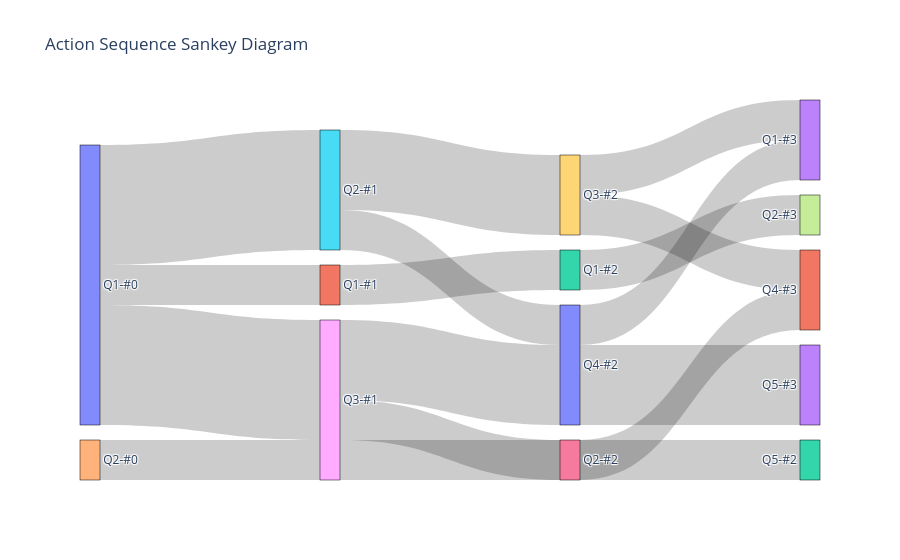
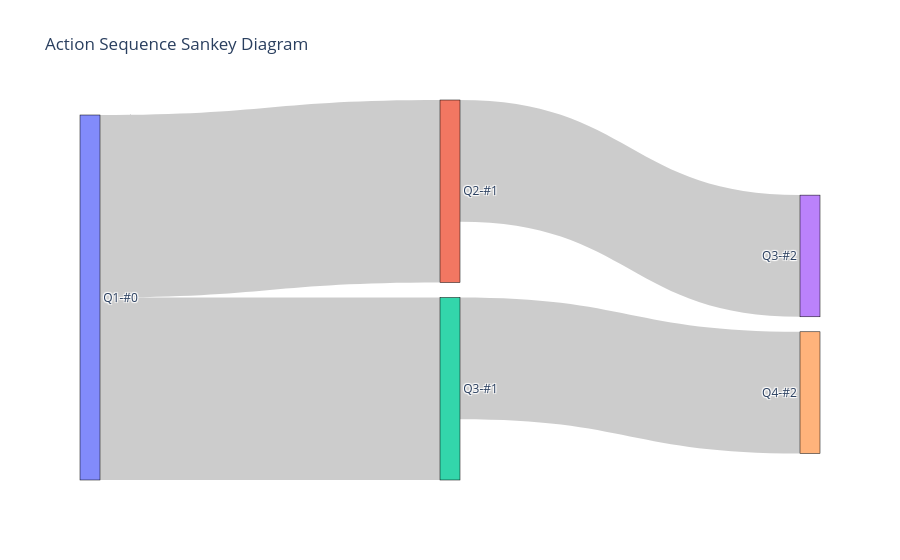

These figures' notebook cell, in order:
### Code cell
example_sequences = [
    [1, 2, 3, 4, 5],
    [1, 2, 4, 5],
    [1, 3, 4, 1],
    [1, 3, 4, 5],
    [2, 3, 5],
    [1, 2, 3, 1, 2, 4, 5],
    [1, 3, 2, 4, 1, 2, 5],
    [1, 1, 1, 2, 2, 4, 4, 5, 5],
]

# --- Sankey with Depth Control ---
fig2 = sankey_from_action_sequences(example_sequences, min_frequency=1, max_depth=3) # Limiting to depth 3
fig2.show()

fig3 = sankey_from_action_sequences(example_sequences, min_frequency=2, max_depth=2) # Limiting to depth 2, min frequency 2
fig3.show()

### Figure 1 — Plotly figure (JSON) as saved in the notebook; plotly's stock layout.template omitted (floating-point values rounded to 4 significant figures)
{"data": [{"link": {"source": [0, 0, 0, 1, 2, 4, 5, 5, 6, 8, 8, 8, 9, 9, 10, 10], "target": [1, 5, 8, 2, 7, 8, 9, 10, 11, 6, 10, 12, 3, 11, 3, 13], "value": [1, 3, 3, 1, 1, 1, 2, 1, 1, 1, 2, 1, 1, 1, 1, 2]}, "node": {"label": ["Q1-#0", "Q1-#1", "Q1-#2", "Q1-#3", "Q2-#0", "Q2-#1", "Q2-#2", "Q2-#3", "Q3-#1", "Q3-#2", "Q4-#2", "Q4-#3", "Q5-#2", "Q5-#3"], "line": {"color": "black", "width": 0.5}, "pad": 15, "thickness": 20}, "type": "sankey"}], "layout": {"font": {"size": 12}, "title": {"text": "Action Sequence Sankey Diagram"}}}

### Figure 2 — Plotly figure (JSON) as saved in the notebook; plotly's stock layout.template omitted (floating-point values rounded to 4 significant figures)
{"data": [{"link": {"source": [0, 0, 1, 2], "target": [1, 2, 3, 4], "value": [3, 3, 2, 2]}, "node": {"label": ["Q1-#0", "Q2-#1", "Q3-#1", "Q3-#2", "Q4-#2"], "line": {"color": "black", "width": 0.5}, "pad": 15, "thickness": 20}, "type": "sankey"}], "layout": {"font": {"size": 12}, "title": {"text": "Action Sequence Sankey Diagram"}}}
